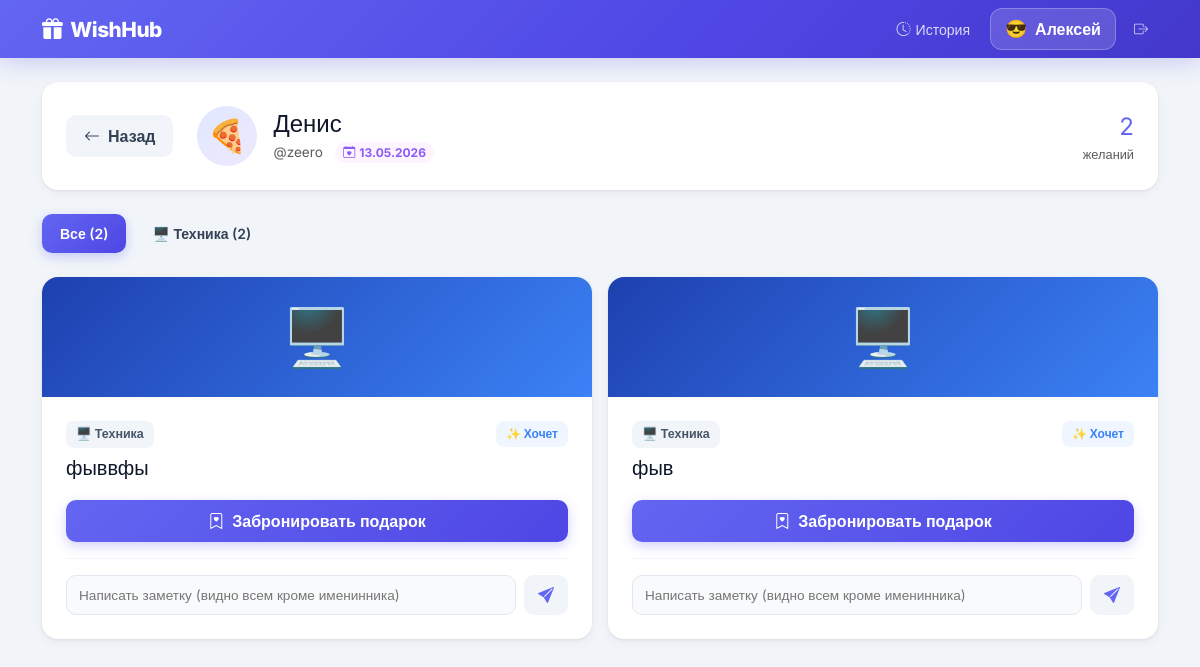
Before: /user/2 (signed in) with the older database file.
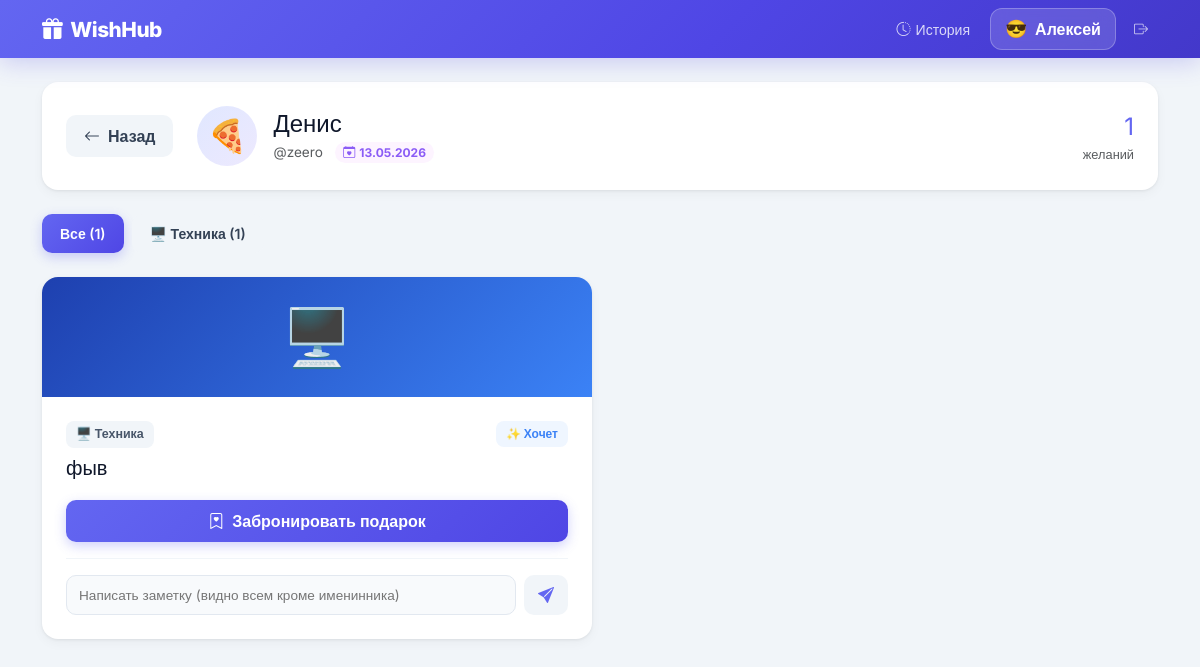
After: the same page with the newer database file.
### app.py (models this page shows)
class WishItem(db.Model):
    id           = db.Column(db.Integer, primary_key=True)
    title        = db.Column(db.String(100), nullable=False)
    description  = db.Column(db.Text, nullable=True)
    link         = db.Column(db.String(500), nullable=True)
    image_url    = db.Column(db.String(500), nullable=True)
    price        = db.Column(db.Float, nullable=True)
    category     = db.Column(db.String(20), default='other')
    priority     = db.Column(db.String(20), default='medium')
    user_id      = db.Column(db.Integer, db.ForeignKey('user.id'), nullable=False)
    booked_by_id = db.Column(db.Integer, db.ForeignKey('user.id'), nullable=True)
    is_purchased = db.Column(db.Boolean, default=False)
    purchased_at = db.Column(db.DateTime, nullable=True)
    created_at   = db.Column(db.DateTime, default=datetime.utcnow)
    booked_by    = db.relationship('User', foreign_keys=[booked_by_id])

### app.py (the view)
@app.route('/user/<int:user_id>')
@login_required
def view_wishlist(user_id):
    if user_id == current_user.id:
        return redirect(url_for('my_wishlist'))
    target_user = db.session.get(User, user_id)
    if not target_user:
        abort(404)
    wishes = WishItem.query.filter_by(user_id=user_id, is_purchased=False)\
                           .order_by(WishItem.created_at.desc()).all()
    return render_template('wishlist.html', target_user=target_user, wishes=wishes,
                           category_map=CATEGORY_MAP, categories=CATEGORIES)

### app.py (called while the page is built)
@login_manager.user_loader
def load_user(user_id):
    return db.session.get(User, int(user_id))

### templates/wishlist.html (shortened to what the changed rows need)
{% extends "base.html" %}
{% block content %}
<div class="card-w p-4 mb-4">
  <div class="d-flex flex-wrap align-items-center gap-4">
    {% set total = wishes|length %}
    {% set booked = wishes|selectattr('booked_by_id')|list|length %}
    <div class="text-end">
      <div class="fw-700" style="font-size:1.5rem;color:#6366f1">{{ total }}</div>
      <div class="text-muted" style="font-size:.8rem">желаний</div>
    </div>
  </div>
</div>
{% if wishes %}
<div class="d-flex gap-2 flex-wrap mb-4">
  <button class="btn btn-w btn-sm filter-btn filter-active" data-cat="all">Все ({{ total }})</button>
  {% for key, emoji, label, grad in categories %}
    {% set count = wishes|selectattr('category','equalto',key)|list|length %}
    {% if count > 0 %}
    <button class="btn btn-w btn-w-light btn-sm filter-btn" data-cat="{{ key }}">{{ emoji }} {{ label }} ({{ count }})</button>
    {% endif %}
  {% endfor %}
</div>
{% endif %}
{% if wishes %}
<div class="row g-3" id="wish-grid">
  {% for wish in wishes %}
  <div class="col-md-6 wish-col" data-cat="{{ wish.category }}">
    <div class="card-w h-100" id="wish-{{ wish.id }}">
      {% if wish.image_url %}
      <div style="height:180px;border-radius:16px 16px 0 0;overflow:hidden">
        <img src="{{ wish.image_url }}" alt="{{ wish.title }}"
             style="width:100%;height:100%;object-fit:cover"
             onerror="this.parentElement.innerHTML='<div style=\'height:180px;border-radius:16px 16px 0 0;background:{{ category_map[wish.category].gradient }};display:flex;align-items:center;justify-content:center;font-size:4rem\'></div>'">
      </div>
      {% else %}
      <div style="height:120px;border-radius:16px 16px 0 0;background:{{ category_map[wish.category].gradient }};display:flex;align-items:center;justify-content:center;font-size:3.5rem">
        {{ category_map[wish.category].emoji }}
      </div>
      {% endif %}
      <div class="p-4">
        <div class="d-flex justify-content-between align-items-start mb-2">
          <span class="cat-chip">{{ category_map[wish.category].emoji }} {{ category_map[wish.category].label }}</span>
          {% if wish.priority == 'high' %}
          <span class="badge-priority prio-high">🔥 Очень хочет</span>
          {% elif wish.priority == 'low' %}
          <span class="badge-priority prio-low">💭 Не срочно</span>
          {% else %}
          <span class="badge-priority prio-medium">✨ Хочет</span>
          {% endif %}
        </div>
        <h5 class="fw-700 mb-1">{{ wish.title }}</h5>
        {% if not wish.booked_by_id %}
        <form method="POST" action="{{ url_for('book_item', item_id=wish.id) }}">
          <button type="submit" class="btn btn-w btn-w-primary w-100">
            <i class="bi bi-bookmark-heart me-1"></i> Забронировать подарок
          </button>
        </form>
        {% else %}
        <div class="text-center py-2 px-3 rounded-3" style="background:#f1f5f9">
          <span class="text-muted fw-600" style="font-size:.9rem">
            <i class="bi bi-lock-fill me-1"></i> Уже берёт: {{ wish.booked_by.name }} {{ wish.booked_by.emoji }}
          </span>
        </div>
        {% endif %}
        <div class="mt-3 pt-3" style="border-top:1px solid #f1f5f9">
          <form method="POST" action="{{ url_for('add_comment', item_id=wish.id) }}" class="d-flex gap-2">
            <input type="text" name="text" class="input-w" placeholder="Написать заметку (видно всем кроме именинника)" style="font-size:.85rem;padding:8px 12px">
            <button type="submit" class="btn btn-w btn-w-light" style="flex-shrink:0;padding:8px 14px">
              <i class="bi bi-send-fill" style="color:#6366f1"></i>
            </button>
          </form>
        </div>
      </div>
    </div>
  </div>
  {% endfor %}
</div>
{% else %}
<div class="text-center py-5 card-w">
  <div style="font-size:4rem">🌟</div>
  <h4 class="fw-700 mt-3">Список желаний пока пуст</h4>
  <p class="text-muted">{{ target_user.name }} ещё не добавил желания. Может, намекнуть? 😉</p>
</div>
{% endif %}
{% endblock %}

Changed rows visible on the page:
no longer on this page (row edited): WishItem: category "🖥️", category "Техника", priority "✨ Хочет", title "фыввфы"
Other visible differences:
{{ total }}: "2" → "1"
new list line: "🖥️ Техника ( 1 )"
list line gone: "🖥️ Техника ( 2 )"
